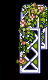

A level layout from a 2D game, rendered from its tile map. Below: a short description, then the map file with its tile-grid data intact:
An orthogonal 3x5 tile map with 16x16 px tiles, 5 tile layers (Back, Back2, Buildings, Front, ...).

<map version="1.2" tiledversion="1.3.5" orientation="orthogonal" renderorder="right-down" compressionlevel="0" width="3" height="5" tilewidth="16" tileheight="16" infinite="0" nextlayerid="12" nextobjectid="59">
 <tileset firstgid="1" name="zspring_whitesidefv" tilewidth="16" tileheight="16" tilecount="25" columns="5">
  <image source="spring_whitesidefv.png" width="80" height="80" />
 </tileset>
 <layer id="1" name="Back" width="3" height="5">
  <data encoding="csv">
0,0,0,
0,0,0,
0,0,0,
0,0,0,
0,0,0
</data>
 </layer>
 <objectgroup id="2" name="Back" />
 <layer id="8" name="Back2" width="3" height="5">
  <properties>
   <property name="DrawAbove" value="Back" />
  </properties>
  <data encoding="csv">
0,4,5,
0,9,10,
0,14,15,
16,19,20,
21,11,25
</data>
 </layer>
 <objectgroup id="9" name="Back2" />
 <layer id="3" name="Buildings" width="3" height="5">
  <data encoding="csv">
0,0,0,
0,0,0,
0,25,6,
0,0,0,
0,22,23
</data>
 </layer>
 <objectgroup id="4" name="Buildings" />
 <layer id="10" name="Front" width="3" height="5">
  <data encoding="csv">
0,4,5,
0,9,10,
0,12,13,
0,17,18,
0,0,0
</data>
 </layer>
 <objectgroup id="6" name="Front" />
 <layer id="5" name="AlwaysFront" width="3" height="5">
  <data encoding="csv">
0,2,3,
0,7,8,
0,0,0,
0,0,0,
0,0,0
</data>
 </layer>
 <objectgroup id="11" name="AlwaysFront" />
</map>
